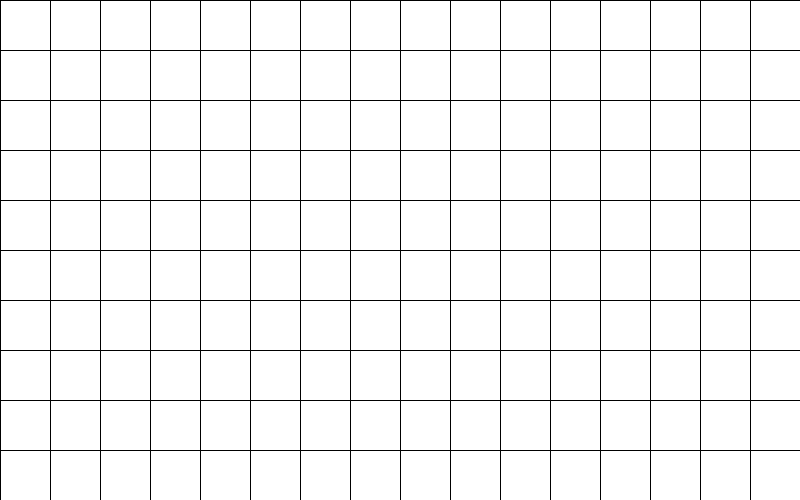
Frame 1 (no input)
Frame 60 (the mouse pressed at the canvas centre just before this capture): identical to frame 1, image omitted
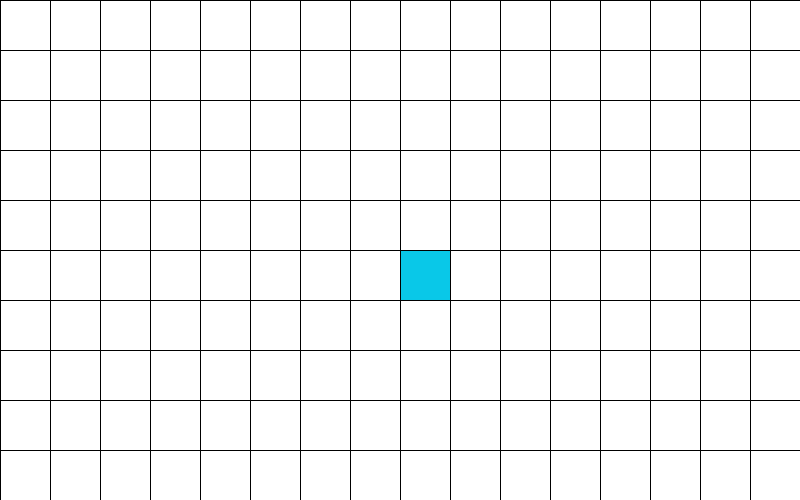
Frame 120 (the mouse held since frame 60 and released just before this capture)

The Processing sketch that drew these frames (run headless with seeded random() and noise(); from frame 60 on, the mouse is pressed at the canvas centre):

// Processing sketch: week06_1
// ── week06_1.pde
//week06-1 好玩的程式設計
//File-Preference 偏好設定, 字型放大, 接續上週的week05-5
int [][]b = new int[10][16];//Java的2D陣列
void setup(){
  size(800,500);//視窗大小 800*500
}
void draw(){
  background(255);//背景白色
  for (int i=0; i<10; i++){//左手 i 的 for (迴圈)對應 y 座標
    for(int j=0; j<16; j++){//右手 j 的 for (迴圈)對應 x 座標
      if (b[i][j]==1) fill(#09C8E8);//如果陣列有 1 就放淡藍色
      else fill(255);//否則, 就放白色
      rect(j*50, i*50, 50, 50);//小格子(右手 j 對應 x 座標, 左手 i 對應 y 座標)
    }
  }
}
void mousePressed(){
  int i = mouseY/50, j = mouseX/50;//右手 j 對應 x 座標, 左手 i 對應 y 座標
  b[i][j] = 1;//設成1, 等下會畫藍色
}
